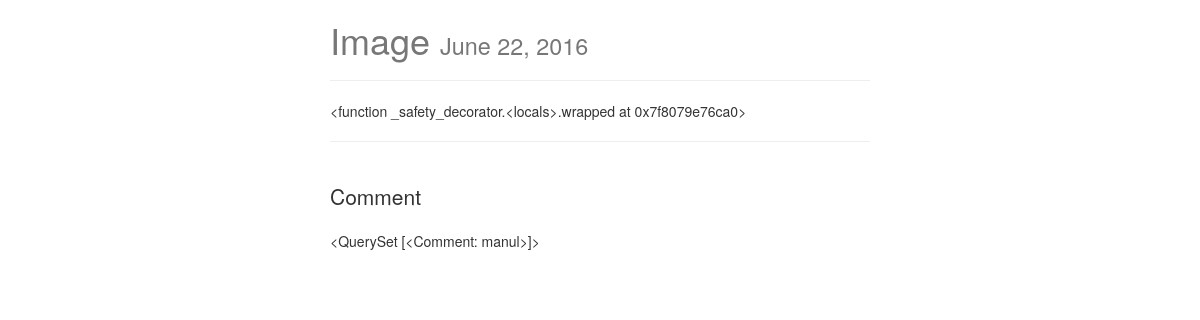
Page /posts/image-slug/ on the committed database.
### posts/models.py (models this page shows, shortened)
class Post(models.Model):
    user = models.ForeignKey(settings.AUTH_USER_MODEL, default=1)
    title = models.CharField(max_length=120)
    slug = models.SlugField(unique=True)
    image = models.ImageField(upload_to=upload_location,
            null=True,
            blank=True,
            width_field="width_field",
            height_field="height_field")
    height_field = models.IntegerField(default=0)
    width_field = models.IntegerField(default=0)
    content = models.TextField()
    draft = models.BooleanField(default=False)
    publish = models.DateField(auto_now=False, auto_now_add=False)
    updated = models.DateTimeField(auto_now=True, auto_now_add=False)
    timestamp = models.DateTimeField(auto_now=False, auto_now_add=True)
    objects = PostManager()
    class Meta:
        ordering = ["-timestamp", "-updated"]
    def get_markdown(self):
        content = self.content
        markdown_text = markdown(content)
        return mark_safe(markdown_text)

### comments/models.py (models this page shows, shortened)
class Comment(models.Model):
    user = models.ForeignKey(settings.AUTH_USER_MODEL, default=1)
    content_type = models.ForeignKey(ContentType, on_delete=models.CASCADE)
    object_id = models.PositiveIntegerField()
    content_object = GenericForeignKey('content_type', 'object_id')
    content = models.TextField()
    timestamp = models.DateTimeField(auto_now_add=True)
    def __str__(self):
        return str(self.user.username)

### posts/views.py (the view)
# urls.py: url(r'^(?P<slug>[\w-]+)/$', post_detail, name='detail'),
def post_detail(request, slug=None):
    instance = get_object_or_404(Post, slug=slug)
    if instance.publish > timezone.now().date() or instance.draft:
        if not request.user.is_staff or not request.user.is_superuser:
            raise Http404
    share_string = quote_plus(instance.content)
    content_type = ContentType.objects.get_for_model(Post)
    obj_id = instance.id
    comments = Comment.objects.filter(content_type=content_type,object_id=obj_id)
    context = {
		"title": instance.title,
		"instance": instance,
		"share_string": share_string,
        "comments":comments,
	}
    return render(request, "post_detail.html", context)

### posts/templatetags/urlify.py (called while the page is built)
@register.filter
def urlify(value):
    return quote_plus(value)

### templates/post_detail.html (shortened to what this page needs)
{% extends "base.html" %}
{% load urlify %}
{% block content %}
<div class='col-sm-6 col-sm-offset-3'>
<h1>{{ title }} <small>{% if instance.draft %}<span style='color:red;'>Draft</span> {% endif %}{{ instance.publish }}</small></h1>
<p><div class="fb-like" data-href="{{ request.build_absolute_uri }}" data-layout="button_count" data-action="like" data-show-faces="true" data-share="true"></div>
<hr/>
</p>
<div class='row'>
<div class='col-sm-12'>
<div class="post-detail-item">
{{ instance.get_markdown }}
<hr/>
<br/>
<div>
    <p class="lead">Comment</p>
    {{ comments }}
</div>
</div>
</div>
</div>
{% endblock content %}

### static/css/base.css (style rules this page uses)
h1 { color: #777777; }

### rows in the picture
Post: title "Image", publish "June 22, 2016", get_markdown "<function _safety_decorator.<locals>.wrapped at 0x7f8079e76ca0>"
Comment: user.username "<QuerySet [<Comment: manul>]>"
